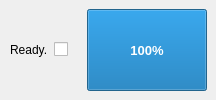
           <widget class="QFrame" name="statusBar">
            <property name="minimumSize">
             <size>
              <width>0</width>
              <height>0</height>
             </size>
            </property>
            <property name="styleSheet">
             <string notr="true"/>
            </property>
            <property name="frameShape">
             <enum>QFrame::Shape::NoFrame</enum>
            </property>
            <layout class="QHBoxLayout" name="horizontalLayout">
             <property name="spacing">
              <number>6</number>
             </property>
             <property name="leftMargin">
              <number>10</number>
             </property>
             <property name="topMargin">
              <number>9</number>
             </property>
             <property name="rightMargin">
              <number>9</number>
             </property>
             <property name="bottomMargin">
              <number>9</number>
             </property>
             <item>
              <widget class="QLabel" name="def_msgbar">
               <property name="sizePolicy">
                <sizepolicy hsizetype="MinimumExpanding" vsizetype="Preferred">
                 <horstretch>0</horstretch>
                 <verstretch>0</verstretch>
                </sizepolicy>
               </property>
               <property name="text">
                <string>Ready.</string>
               </property>
              </widget>
             </item>
             <item>
              <widget class="QCheckBox" name="warning_light">
               <property name="text">
                <string/>
               </property>
               <property name="checkable">
                <bool>false</bool>
               </property>
              </widget>
             </item>
             <item>
              <widget class="QLabel" name="msgbar">
               <property name="sizePolicy">
                <sizepolicy hsizetype="MinimumExpanding" vsizetype="Preferred">
                 <horstretch>0</horstretch>
                 <verstretch>0</verstretch>
                </sizepolicy>
               </property>
               <property name="text">
                <string/>
               </property>
              </widget>
             </item>
             <item>
              <widget class="QProgressBar" name="progressBar">
               <property name="sizePolicy">
                <sizepolicy hsizetype="Preferred" vsizetype="Preferred">
                 <horstretch>0</horstretch>
                 <verstretch>0</verstretch>
                </sizepolicy>
               </property>
               <property name="minimumSize">
                <size>
                 <width>120</width>
                 <height>0</height>
                </size>
               </property>
               <property name="font">
                <font>
                 <family>Segoe UI</family>
                 <pointsize>10</pointsize>
                 <italic>false</italic>
                 <bold>true</bold>
                </font>
               </property>
               <property name="layoutDirection">
                <enum>Qt::LayoutDirection::LeftToRight</enum>
               </property>
               <property name="autoFillBackground">
                <bool>false</bool>
               </property>
               <property name="styleSheet">
                <string notr="true"/>
               </property>
               <property name="maximum">
                <number>100</number>
               </property>
               <property name="value">
                <number>100</number>
               </property>
               <property name="alignment">
                <set>Qt::AlignmentFlag::AlignCenter</set>
               </property>
               <property name="textVisible">
                <bool>true</bool>
               </property>
               <property name="orientation">
                <enum>Qt::Orientation::Horizontal</enum>
               </property>
               <property name="invertedAppearance">
                <bool>false</bool>
               </property>
               <property name="textDirection">
                <enum>QProgressBar::Direction::TopToBottom</enum>
               </property>
               <property name="format">
                <string>%p%</string>
               </property>
              </widget>
             </item>
            </layout>
           </widget>
